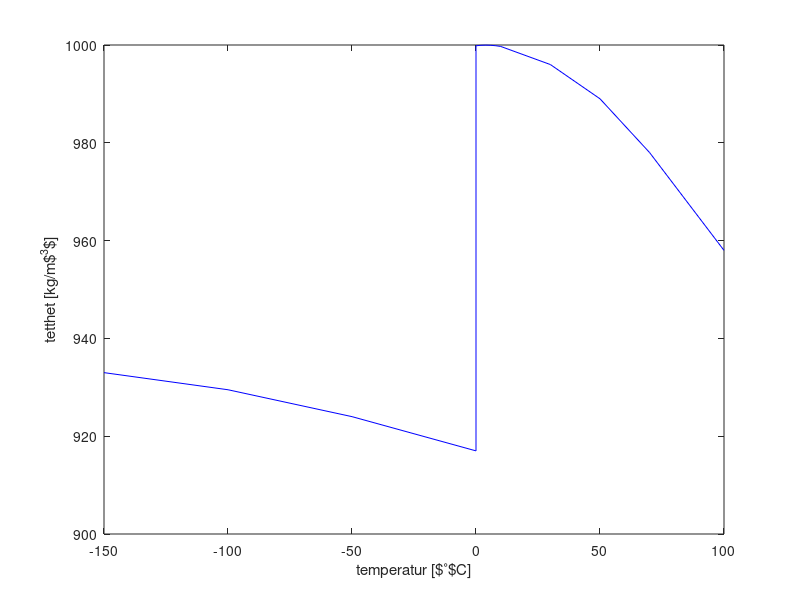

MATLAB code to generate this figure:
%% i)
clear; clc; close all

T =    [-150, -100, -50, -0.001, 0, 2, 4, 6, 8, 10, 30, 50, 70, 100];
rho =  [933, 929.5, 924, 917, 999.85, 999.94, 999.975, 999.94, 999.85, 999.7, 996, 989, 978, 958 ];

plot(T,rho,'b')
xlabel('temperatur [$^{\circ}$C]')
ylabel('tetthet [kg/m$^3$]')


%% o) 

U = 0.5;
w = 0.3;

%% p)

w1 = 0.3;
w2 = 0.55;
w3 = 0.8;
f1 = w1/(2*pi);
f2 = w2/(2*pi);
f3 = w3/(2*pi);

%% q)

Kp = 2;
Ki = 1.5;
Kd = 1;
